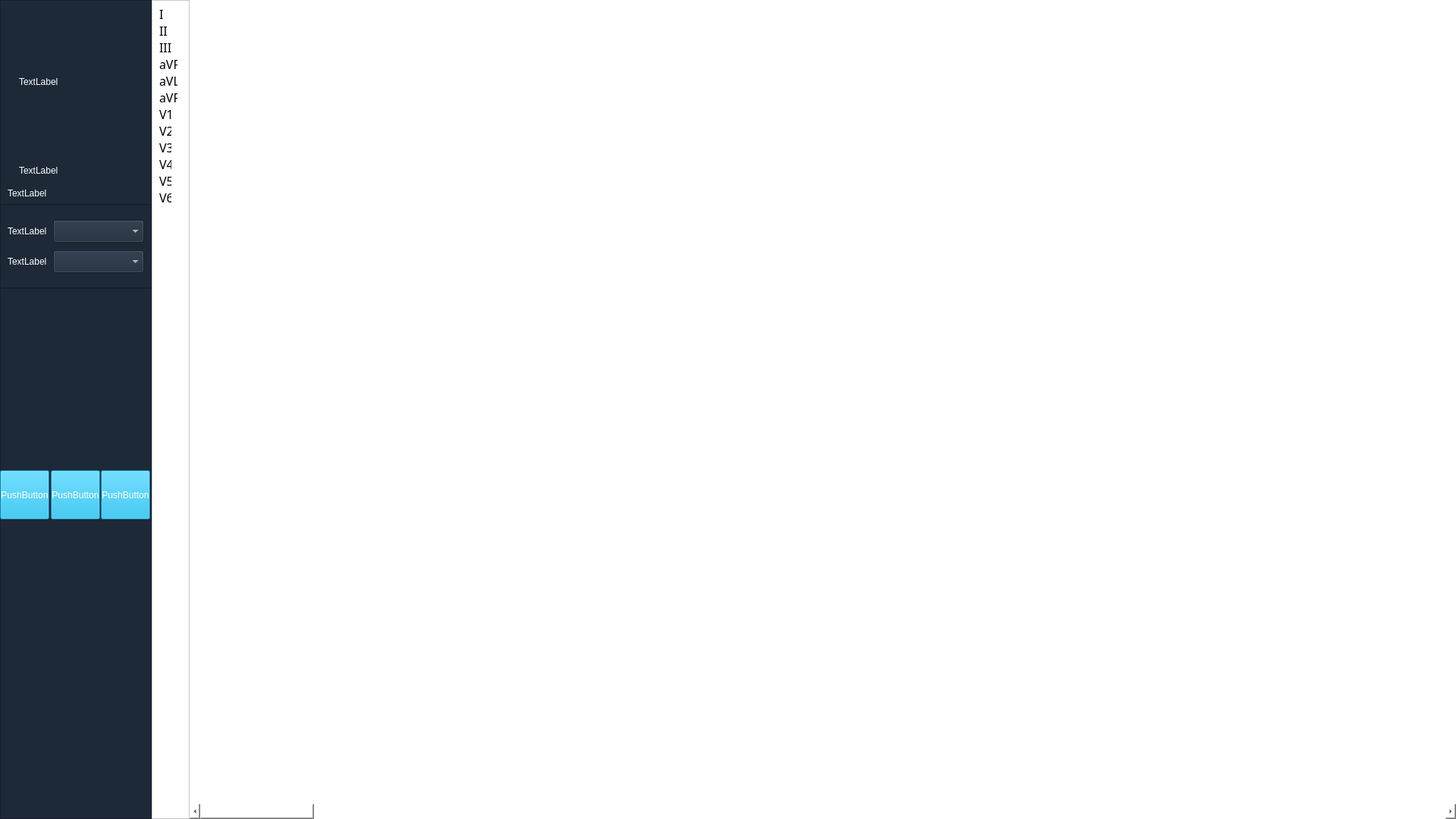
<?xml version="1.0" encoding="UTF-8"?>
<ui version="4.0">
 <class>longanafrom</class>
 <widget class="QDialog" name="longanafrom">
  <property name="geometry">
   <rect>
    <x>0</x>
    <y>0</y>
    <width>1920</width>
    <height>1080</height>
   </rect>
  </property>
  <property name="windowTitle">
   <string>Dialog</string>
  </property>
  <widget class="QWidget" name="panCenter" native="true">
   <property name="geometry">
    <rect>
     <x>0</x>
     <y>0</y>
     <width>1920</width>
     <height>1080</height>
    </rect>
   </property>
   <widget class="QFrame" name="frame">
    <property name="geometry">
     <rect>
      <x>200</x>
      <y>0</y>
      <width>50</width>
      <height>1080</height>
     </rect>
    </property>
    <property name="font">
     <font>
      <family>宋体</family>
      <pointsize>12</pointsize>
      <weight>50</weight>
      <italic>false</italic>
      <bold>false</bold>
     </font>
    </property>
    <property name="styleSheet">
     <string notr="true">color: rgb(0, 0, 0);
font: 12pt &quot;宋体&quot;;
background-color: rgb(255, 255, 255);</string>
    </property>
    <property name="frameShape">
     <enum>QFrame::StyledPanel</enum>
    </property>
    <property name="frameShadow">
     <enum>QFrame::Raised</enum>
    </property>
    <property name="lineWidth">
     <number>3</number>
    </property>
    <widget class="QLabel" name="lblL1">
     <property name="geometry">
      <rect>
       <x>10</x>
       <y>10</y>
       <width>16</width>
       <height>16</height>
      </rect>
     </property>
     <property name="font">
      <font>
       <family>宋体</family>
       <pointsize>12</pointsize>
       <weight>50</weight>
       <italic>false</italic>
       <bold>false</bold>
      </font>
     </property>
     <property name="text">
      <string>I</string>
     </property>
    </widget>
    <widget class="QLabel" name="lblL2">
     <property name="geometry">
      <rect>
       <x>10</x>
       <y>32</y>
       <width>16</width>
       <height>16</height>
      </rect>
     </property>
     <property name="font">
      <font>
       <family>宋体</family>
       <pointsize>12</pointsize>
       <weight>50</weight>
       <italic>false</italic>
       <bold>false</bold>
      </font>
     </property>
     <property name="text">
      <string>II</string>
     </property>
    </widget>
    <widget class="QLabel" name="lblL3">
     <property name="geometry">
      <rect>
       <x>10</x>
       <y>54</y>
       <width>24</width>
       <height>16</height>
      </rect>
     </property>
     <property name="font">
      <font>
       <family>宋体</family>
       <pointsize>12</pointsize>
       <weight>50</weight>
       <italic>false</italic>
       <bold>false</bold>
      </font>
     </property>
     <property name="text">
      <string>III</string>
     </property>
    </widget>
    <widget class="QLabel" name="lblL4">
     <property name="geometry">
      <rect>
       <x>10</x>
       <y>76</y>
       <width>24</width>
       <height>16</height>
      </rect>
     </property>
     <property name="font">
      <font>
       <family>宋体</family>
       <pointsize>12</pointsize>
       <weight>50</weight>
       <italic>false</italic>
       <bold>false</bold>
      </font>
     </property>
     <property name="text">
      <string>aVR</string>
     </property>
    </widget>
    <widget class="QLabel" name="lblL5">
     <property name="geometry">
      <rect>
       <x>10</x>
       <y>98</y>
       <width>24</width>
       <height>16</height>
      </rect>
     </property>
     <property name="font">
      <font>
       <family>宋体</family>
       <pointsize>12</pointsize>
       <weight>50</weight>
       <italic>false</italic>
       <bold>false</bold>
      </font>
     </property>
     <property name="text">
      <string>aVL</string>
     </property>
    </widget>
    <widget class="QLabel" name="lblL6">
     <property name="geometry">
      <rect>
       <x>10</x>
       <y>120</y>
       <width>24</width>
       <height>16</height>
      </rect>
     </property>
     <property name="font">
      <font>
       <family>宋体</family>
       <pointsize>12</pointsize>
       <weight>50</weight>
       <italic>false</italic>
       <bold>false</bold>
      </font>
     </property>
     <property name="text">
      <string>aVF</string>
     </property>
    </widget>
    <widget class="QLabel" name="lblV1">
     <property name="geometry">
      <rect>
       <x>10</x>
       <y>142</y>
       <width>16</width>
       <height>16</height>
      </rect>
     </property>
     <property name="font">
      <font>
       <family>宋体</family>
       <pointsize>12</pointsize>
       <weight>50</weight>
       <italic>false</italic>
       <bold>false</bold>
      </font>
     </property>
     <property name="text">
      <string>V1</string>
     </property>
    </widget>
    <widget class="QLabel" name="lblV2">
     <property name="geometry">
      <rect>
       <x>10</x>
       <y>164</y>
       <width>16</width>
       <height>16</height>
      </rect>
     </property>
     <property name="font">
      <font>
       <family>宋体</family>
       <pointsize>12</pointsize>
       <weight>50</weight>
       <italic>false</italic>
       <bold>false</bold>
      </font>
     </property>
     <property name="text">
      <string>V2</string>
     </property>
    </widget>
    <widget class="QLabel" name="lblV3">
     <property name="geometry">
      <rect>
       <x>10</x>
       <y>186</y>
       <width>16</width>
       <height>16</height>
      </rect>
     </property>
     <property name="font">
      <font>
       <family>宋体</family>
       <pointsize>12</pointsize>
       <weight>50</weight>
       <italic>false</italic>
       <bold>false</bold>
      </font>
     </property>
     <property name="text">
      <string>V3</string>
     </property>
    </widget>
    <widget class="QLabel" name="lblV4">
     <property name="geometry">
      <rect>
       <x>10</x>
       <y>208</y>
       <width>16</width>
       <height>16</height>
      </rect>
     </property>
     <property name="font">
      <font>
       <family>宋体</family>
       <pointsize>12</pointsize>
       <weight>50</weight>
       <italic>false</italic>
       <bold>false</bold>
      </font>
     </property>
     <property name="text">
      <string>V4</string>
     </property>
    </widget>
    <widget class="QLabel" name="lblV5">
     <property name="geometry">
      <rect>
       <x>10</x>
       <y>230</y>
       <width>16</width>
       <height>16</height>
      </rect>
     </property>
     <property name="font">
      <font>
       <family>宋体</family>
       <pointsize>12</pointsize>
       <weight>50</weight>
       <italic>false</italic>
       <bold>false</bold>
      </font>
     </property>
     <property name="text">
      <string>V5</string>
     </property>
    </widget>
    <widget class="QLabel" name="lblV6">
     <property name="geometry">
      <rect>
       <x>10</x>
       <y>252</y>
       <width>16</width>
       <height>16</height>
      </rect>
     </property>
     <property name="font">
      <font>
       <family>宋体</family>
       <pointsize>12</pointsize>
       <weight>50</weight>
       <italic>false</italic>
       <bold>false</bold>
      </font>
     </property>
     <property name="text">
      <string>V6</string>
     </property>
    </widget>
   </widget>
   <widget class="QCustomPlot" name="right_widget" native="true">
    <property name="geometry">
     <rect>
      <x>250</x>
      <y>0</y>
      <width>1670</width>
      <height>1080</height>
     </rect>
    </property>
    <property name="sizePolicy">
     <sizepolicy hsizetype="Preferred" vsizetype="Preferred">
      <horstretch>0</horstretch>
      <verstretch>0</verstretch>
     </sizepolicy>
    </property>
    <property name="contextMenuPolicy">
     <enum>Qt::DefaultContextMenu</enum>
    </property>
    <property name="styleSheet">
     <string notr="true">background-color: rgb(255, 255, 255);</string>
    </property>
    <widget class="QScrollBar" name="horizontalScrollBar">
     <property name="geometry">
      <rect>
       <x>0</x>
       <y>1060</y>
       <width>1670</width>
       <height>20</height>
      </rect>
     </property>
     <property name="orientation">
      <enum>Qt::Horizontal</enum>
     </property>
    </widget>
   </widget>
   <widget class="QFrame" name="frame_left">
    <property name="geometry">
     <rect>
      <x>0</x>
      <y>0</y>
      <width>200</width>
      <height>1080</height>
     </rect>
    </property>
    <property name="minimumSize">
     <size>
      <width>200</width>
      <height>1080</height>
     </size>
    </property>
    <property name="maximumSize">
     <size>
      <width>200</width>
      <height>1080</height>
     </size>
    </property>
    <property name="styleSheet">
     <string notr="true">color: rgb(255, 255, 255);</string>
    </property>
    <property name="frameShape">
     <enum>QFrame::StyledPanel</enum>
    </property>
    <property name="frameShadow">
     <enum>QFrame::Raised</enum>
    </property>
    <widget class="QFrame" name="frame_left_top">
     <property name="geometry">
      <rect>
       <x>0</x>
       <y>0</y>
       <width>200</width>
       <height>270</height>
      </rect>
     </property>
     <property name="styleSheet">
      <string notr="true">background-color: rgb(29, 41, 55);</string>
     </property>
     <property name="frameShape">
      <enum>QFrame::StyledPanel</enum>
     </property>
     <property name="frameShadow">
      <enum>QFrame::Raised</enum>
     </property>
     <widget class="QLabel" name="pic_Label">
      <property name="geometry">
       <rect>
        <x>25</x>
        <y>5</y>
        <width>150</width>
        <height>205</height>
       </rect>
      </property>
      <property name="text">
       <string>TextLabel</string>
      </property>
     </widget>
     <widget class="QLabel" name="name_label">
      <property name="geometry">
       <rect>
        <x>25</x>
        <y>210</y>
        <width>150</width>
        <height>30</height>
       </rect>
      </property>
      <property name="text">
       <string>TextLabel</string>
      </property>
     </widget>
     <widget class="QLabel" name="AgeSex_label">
      <property name="geometry">
       <rect>
        <x>10</x>
        <y>245</y>
        <width>180</width>
        <height>20</height>
       </rect>
      </property>
      <property name="text">
       <string>TextLabel</string>
      </property>
     </widget>
    </widget>
    <widget class="QFrame" name="frame_left_mid1">
     <property name="geometry">
      <rect>
       <x>0</x>
       <y>270</y>
       <width>200</width>
       <height>110</height>
      </rect>
     </property>
     <property name="styleSheet">
      <string notr="true">background-color: rgb(29, 41, 55);</string>
     </property>
     <property name="frameShape">
      <enum>QFrame::StyledPanel</enum>
     </property>
     <property name="frameShadow">
      <enum>QFrame::Raised</enum>
     </property>
     <widget class="QLabel" name="Speed_label">
      <property name="geometry">
       <rect>
        <x>10</x>
        <y>20</y>
        <width>60</width>
        <height>30</height>
       </rect>
      </property>
      <property name="text">
       <string>TextLabel</string>
      </property>
     </widget>
     <widget class="QComboBox" name="Speed_comboBox">
      <property name="geometry">
       <rect>
        <x>70</x>
        <y>20</y>
        <width>120</width>
        <height>30</height>
       </rect>
      </property>
     </widget>
     <widget class="QComboBox" name="High_comboBox">
      <property name="geometry">
       <rect>
        <x>70</x>
        <y>60</y>
        <width>120</width>
        <height>30</height>
       </rect>
      </property>
     </widget>
     <widget class="QLabel" name="High_label">
      <property name="geometry">
       <rect>
        <x>10</x>
        <y>60</y>
        <width>60</width>
        <height>30</height>
       </rect>
      </property>
      <property name="text">
       <string>TextLabel</string>
      </property>
     </widget>
    </widget>
    <widget class="QFrame" name="frame_left_btm">
     <property name="geometry">
      <rect>
       <x>0</x>
       <y>380</y>
       <width>200</width>
       <height>700</height>
      </rect>
     </property>
     <property name="styleSheet">
      <string notr="true">background-color: rgb(29, 41, 55);</string>
     </property>
     <property name="frameShape">
      <enum>QFrame::StyledPanel</enum>
     </property>
     <property name="frameShadow">
      <enum>QFrame::Raised</enum>
     </property>
     <widget class="QToolButton" name="spPreview">
      <property name="geometry">
       <rect>
        <x>0</x>
        <y>240</y>
        <width>65</width>
        <height>65</height>
       </rect>
      </property>
      <property name="styleSheet">
       <string notr="true">background-color: rgb(15, 177, 228);</string>
      </property>
      <property name="text">
       <string>PushButton</string>
      </property>
      <property name="icon">
       <iconset resource="picture/ecg.qrc">
        <normaloff>:/spPreviewT.png</normaloff>:/spPreviewT.png</iconset>
      </property>
      <property name="iconSize">
       <size>
        <width>32</width>
        <height>32</height>
       </size>
      </property>
      <property name="toolButtonStyle">
       <enum>Qt::ToolButtonTextUnderIcon</enum>
      </property>
     </widget>
     <widget class="QToolButton" name="spBack">
      <property name="geometry">
       <rect>
        <x>133</x>
        <y>240</y>
        <width>65</width>
        <height>65</height>
       </rect>
      </property>
      <property name="styleSheet">
       <string notr="true">background-color: rgb(15, 177, 228);</string>
      </property>
      <property name="text">
       <string>PushButton</string>
      </property>
      <property name="icon">
       <iconset resource="picture/ecg.qrc">
        <normaloff>:/spBackT.png</normaloff>:/spBackT.png</iconset>
      </property>
      <property name="iconSize">
       <size>
        <width>32</width>
        <height>32</height>
       </size>
      </property>
      <property name="toolButtonStyle">
       <enum>Qt::ToolButtonTextUnderIcon</enum>
      </property>
     </widget>
     <widget class="QToolButton" name="spPrint">
      <property name="geometry">
       <rect>
        <x>67</x>
        <y>240</y>
        <width>65</width>
        <height>65</height>
       </rect>
      </property>
      <property name="styleSheet">
       <string notr="true">background-color: rgb(15, 177, 228);</string>
      </property>
      <property name="text">
       <string>PushButton</string>
      </property>
      <property name="icon">
       <iconset resource="picture/ecg.qrc">
        <normaloff>:/spPrintT.png</normaloff>:/spPrintT.png</iconset>
      </property>
      <property name="iconSize">
       <size>
        <width>32</width>
        <height>32</height>
       </size>
      </property>
      <property name="toolButtonStyle">
       <enum>Qt::ToolButtonTextUnderIcon</enum>
      </property>
     </widget>
    </widget>
   </widget>
  </widget>
  <widget class="QWidget" name="panCenterP" native="true">
   <property name="geometry">
    <rect>
     <x>0</x>
     <y>0</y>
     <width>1920</width>
     <height>1080</height>
    </rect>
   </property>
   <property name="minimumSize">
    <size>
     <width>1000</width>
     <height>1080</height>
    </size>
   </property>
   <property name="styleSheet">
    <string notr="true">background-color: rgb(0, 0, 0);</string>
   </property>
   <widget class="QFrame" name="panTopH">
    <property name="geometry">
     <rect>
      <x>0</x>
      <y>0</y>
      <width>1920</width>
      <height>40</height>
     </rect>
    </property>
    <property name="styleSheet">
     <string notr="true">background-color: rgb(208, 208, 208);</string>
    </property>
    <property name="frameShape">
     <enum>QFrame::StyledPanel</enum>
    </property>
    <property name="frameShadow">
     <enum>QFrame::Raised</enum>
    </property>
    <widget class="QPushButton" name="bitPrint">
     <property name="geometry">
      <rect>
       <x>20</x>
       <y>0</y>
       <width>91</width>
       <height>31</height>
      </rect>
     </property>
     <property name="text">
      <string>PushButton</string>
     </property>
    </widget>
    <widget class="QPushButton" name="bitClose">
     <property name="geometry">
      <rect>
       <x>130</x>
       <y>0</y>
       <width>91</width>
       <height>31</height>
      </rect>
     </property>
     <property name="text">
      <string>PushButton</string>
     </property>
    </widget>
   </widget>
   <widget class="QCustomPlot" name="panMoveP" native="true">
    <property name="geometry">
     <rect>
      <x>140</x>
      <y>60</y>
      <width>793</width>
      <height>1122</height>
     </rect>
    </property>
    <property name="styleSheet">
     <string notr="true">background-color: rgb(255, 255, 255);</string>
    </property>
    <widget class="QLabel" name="lblHospitalName">
     <property name="geometry">
      <rect>
       <x>0</x>
       <y>0</y>
       <width>1122</width>
       <height>32</height>
      </rect>
     </property>
     <property name="font">
      <font>
       <family>宋体</family>
       <pointsize>28</pointsize>
      </font>
     </property>
     <property name="layoutDirection">
      <enum>Qt::LeftToRight</enum>
     </property>
     <property name="text">
      <string>TextLabel</string>
     </property>
     <property name="alignment">
      <set>Qt::AlignCenter</set>
     </property>
    </widget>
    <widget class="QLabel" name="lblGainP">
     <property name="geometry">
      <rect>
       <x>64</x>
       <y>1010</y>
       <width>100</width>
       <height>12</height>
      </rect>
     </property>
     <property name="text">
      <string>TextLabel</string>
     </property>
    </widget>
    <widget class="QLabel" name="lblSpeedP">
     <property name="geometry">
      <rect>
       <x>173</x>
       <y>1010</y>
       <width>100</width>
       <height>12</height>
      </rect>
     </property>
     <property name="text">
      <string>TextLabel</string>
     </property>
    </widget>
    <widget class="QLabel" name="lblScrip">
     <property name="geometry">
      <rect>
       <x>336</x>
       <y>1010</y>
       <width>100</width>
       <height>12</height>
      </rect>
     </property>
     <property name="text">
      <string>TextLabel</string>
     </property>
    </widget>
    <widget class="QLabel" name="lblCDate">
     <property name="geometry">
      <rect>
       <x>20</x>
       <y>20</y>
       <width>54</width>
       <height>14</height>
      </rect>
     </property>
     <property name="text">
      <string>TextLabel</string>
     </property>
    </widget>
    <widget class="QLabel" name="lblCDate1">
     <property name="geometry">
      <rect>
       <x>100</x>
       <y>20</y>
       <width>120</width>
       <height>14</height>
      </rect>
     </property>
     <property name="text">
      <string>TextLabel</string>
     </property>
    </widget>
    <widget class="QLabel" name="lblNameP">
     <property name="geometry">
      <rect>
       <x>80</x>
       <y>50</y>
       <width>120</width>
       <height>14</height>
      </rect>
     </property>
     <property name="text">
      <string>TextLabel</string>
     </property>
    </widget>
    <widget class="QLabel" name="lblName">
     <property name="geometry">
      <rect>
       <x>150</x>
       <y>40</y>
       <width>54</width>
       <height>14</height>
      </rect>
     </property>
     <property name="text">
      <string>TextLabel</string>
     </property>
    </widget>
    <widget class="QLabel" name="lblSex">
     <property name="geometry">
      <rect>
       <x>110</x>
       <y>60</y>
       <width>54</width>
       <height>14</height>
      </rect>
     </property>
     <property name="text">
      <string>TextLabel</string>
     </property>
    </widget>
    <widget class="QLabel" name="lblSexP">
     <property name="geometry">
      <rect>
       <x>170</x>
       <y>60</y>
       <width>120</width>
       <height>14</height>
      </rect>
     </property>
     <property name="text">
      <string>TextLabel</string>
     </property>
    </widget>
    <widget class="QLabel" name="lblAge">
     <property name="geometry">
      <rect>
       <x>450</x>
       <y>78</y>
       <width>54</width>
       <height>14</height>
      </rect>
     </property>
     <property name="text">
      <string>TextLabel</string>
     </property>
    </widget>
    <widget class="QLabel" name="lblInHosNo1">
     <property name="geometry">
      <rect>
       <x>530</x>
       <y>134</y>
       <width>120</width>
       <height>14</height>
      </rect>
     </property>
     <property name="text">
      <string>TextLabel</string>
     </property>
    </widget>
    <widget class="QLabel" name="lblAgeP">
     <property name="geometry">
      <rect>
       <x>530</x>
       <y>78</y>
       <width>120</width>
       <height>14</height>
      </rect>
     </property>
     <property name="text">
      <string>TextLabel</string>
     </property>
    </widget>
    <widget class="QLabel" name="lblNo">
     <property name="geometry">
      <rect>
       <x>450</x>
       <y>92</y>
       <width>54</width>
       <height>14</height>
      </rect>
     </property>
     <property name="text">
      <string>TextLabel</string>
     </property>
    </widget>
    <widget class="QLabel" name="lblNo1">
     <property name="geometry">
      <rect>
       <x>530</x>
       <y>92</y>
       <width>120</width>
       <height>14</height>
      </rect>
     </property>
     <property name="text">
      <string>TextLabel</string>
     </property>
    </widget>
    <widget class="QLabel" name="lblInHosNo">
     <property name="geometry">
      <rect>
       <x>450</x>
       <y>134</y>
       <width>54</width>
       <height>14</height>
      </rect>
     </property>
     <property name="text">
      <string>TextLabel</string>
     </property>
    </widget>
    <widget class="QLabel" name="lblHisNo">
     <property name="geometry">
      <rect>
       <x>450</x>
       <y>120</y>
       <width>54</width>
       <height>14</height>
      </rect>
     </property>
     <property name="text">
      <string>TextLabel</string>
     </property>
    </widget>
    <widget class="QLabel" name="lblDr1">
     <property name="geometry">
      <rect>
       <x>520</x>
       <y>150</y>
       <width>120</width>
       <height>14</height>
      </rect>
     </property>
     <property name="text">
      <string>TextLabel</string>
     </property>
    </widget>
    <widget class="QLabel" name="lblHisNo1">
     <property name="geometry">
      <rect>
       <x>530</x>
       <y>120</y>
       <width>120</width>
       <height>14</height>
      </rect>
     </property>
     <property name="text">
      <string>TextLabel</string>
     </property>
    </widget>
    <widget class="QLabel" name="lblDr">
     <property name="geometry">
      <rect>
       <x>440</x>
       <y>150</y>
       <width>54</width>
       <height>14</height>
      </rect>
     </property>
     <property name="text">
      <string>TextLabel</string>
     </property>
    </widget>
    <widget class="QLabel" name="lblCardNo1">
     <property name="geometry">
      <rect>
       <x>660</x>
       <y>44</y>
       <width>120</width>
       <height>14</height>
      </rect>
     </property>
     <property name="text">
      <string>TextLabel</string>
     </property>
    </widget>
    <widget class="QLabel" name="lblMedicine1">
     <property name="geometry">
      <rect>
       <x>660</x>
       <y>100</y>
       <width>120</width>
       <height>14</height>
      </rect>
     </property>
     <property name="text">
      <string>TextLabel</string>
     </property>
    </widget>
    <widget class="QLabel" name="lblBedNo1">
     <property name="geometry">
      <rect>
       <x>660</x>
       <y>86</y>
       <width>120</width>
       <height>14</height>
      </rect>
     </property>
     <property name="text">
      <string>TextLabel</string>
     </property>
    </widget>
    <widget class="QLabel" name="lblBedNo">
     <property name="geometry">
      <rect>
       <x>580</x>
       <y>86</y>
       <width>54</width>
       <height>14</height>
      </rect>
     </property>
     <property name="text">
      <string>TextLabel</string>
     </property>
    </widget>
    <widget class="QLabel" name="lblCardNo">
     <property name="geometry">
      <rect>
       <x>580</x>
       <y>44</y>
       <width>54</width>
       <height>14</height>
      </rect>
     </property>
     <property name="text">
      <string>TextLabel</string>
     </property>
    </widget>
    <widget class="QLabel" name="lblMedicine">
     <property name="geometry">
      <rect>
       <x>580</x>
       <y>100</y>
       <width>54</width>
       <height>14</height>
      </rect>
     </property>
     <property name="text">
      <string>TextLabel</string>
     </property>
    </widget>
    <widget class="QCustomPlot" name="imgPrint" native="true">
     <property name="geometry">
      <rect>
       <x>0</x>
       <y>200</y>
       <width>738</width>
       <height>889</height>
      </rect>
     </property>
    </widget>
   </widget>
  </widget>
  <zorder>panCenterP</zorder>
  <zorder>panCenter</zorder>
 </widget>
 <customwidgets>
  <customwidget>
   <class>QCustomPlot</class>
   <extends>QWidget</extends>
   <header location="global">qcustomplot.h</header>
   <container>1</container>
  </customwidget>
 </customwidgets>
 <resources>
  <include location="picture/ecg.qrc"/>
 </resources>
 <connections/>
</ui>
